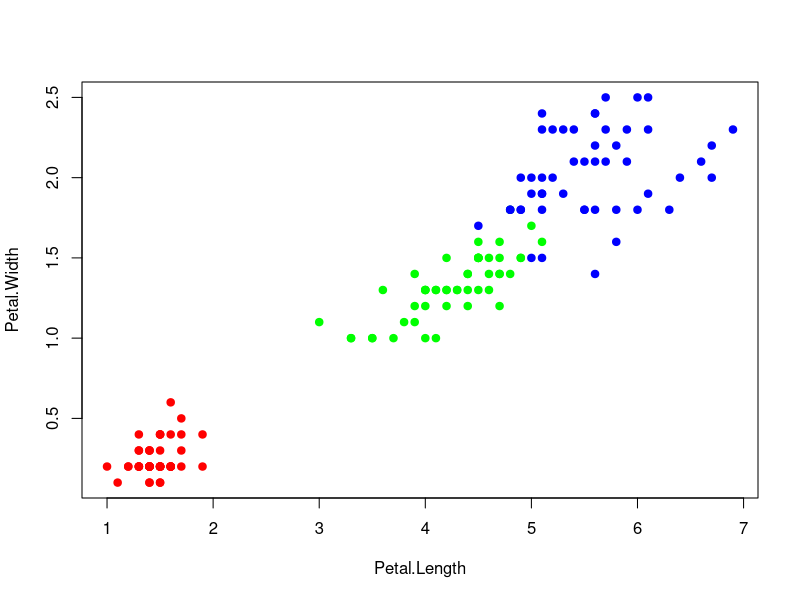
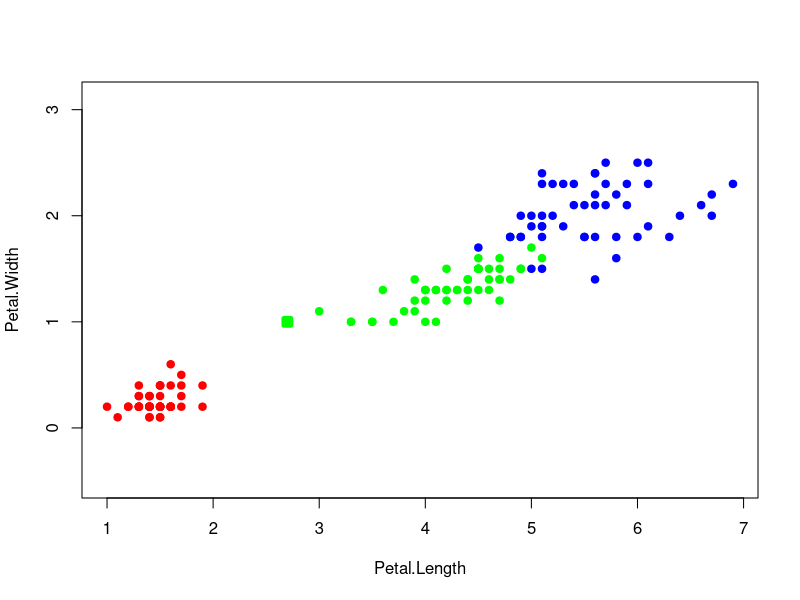

Generate these figures, in order, with R: (Note: this script raises an error after producing the figures.)
v <- iris[, 3:4]

p <- c(3, 1)


avg <- function(x)
  
{
  sum(x) / length(x)
  
}


colors <-
  c("setosa" = "red",
    "versicolor" = "green",
    "virginica" = "blue")
ax <- avg(iris[iris$Species == "setosa", 3])

ay <- avg(iris[iris$Species == "setosa", 4])

bx <- avg(iris[iris$Species == "versicolor", 3])

by <- avg(iris[iris$Species == "versicolor", 4])

cx <- avg(iris[iris$Species == "virginica", 3])

cy <- avg(iris[iris$Species == "virginica", 4])


plot(iris[, 3:4],
     pch = 21,
     bg = colors[iris$Species],
     col = colors[iris$Species])


dist <- function(u, v)
  
{
  sqrt(sum((u - v) ^ 2))
  
}

a <- dist(c(ax, ay), p)

b <- dist(c(bx, by), p)

c <- dist(c(cx, cy), p)

min(c(a, b, c))

euclideanDistance <- function(u, v) {
  sqrt(sum((u - v) ^ 2))
}

sortObjectsByDist <- function(xl, z, metricFunction = euclideanDistance)
{
  l <- dim(xl)[1] 
  n <- dim(xl)[2] - 1
  
  distances <- matrix(NA, l, 2) 
  for (i in 1:l) {
    distances[i,] <- c(i, metricFunction(xl[i, 1:n], z))
  }
  
  orderedXl <- xl[order(distances[, 2]),] 
  return (orderedXl)
  
}

kNN <- function(xl, z, k) {
  orderedXl <- sortObjectsByDist(xl, z, euclideanDistance) 
  n <- dim(orderedXl)[2] - 1 
  classes <-orderedXl[1:k, n + 1] 
  counts <- table(classes)
  class <- names(which.max(counts)) 
  return (class)
}

plot(
  iris[, 3:4],
  pch = 21,
  bg = colors[iris$Species],
  col = colors[iris$Species],
  asp = 1
)

  z <-c(2.7, 1) 
xl <-iris[, 3:5] 
class <-kNN(xl, z, k = 6) 
points(z[1], z[2], pch = 22, bg = colors[class], col = colors[class], asp = 1, lwd = 5)

LOO <- function(classificator){ 
    vec <- c(seq(1, 150)) 
    for (k in 3:7) { 
      cnt <- 0 
      
      for (i in 1:150) { 
        x_el <- c(iris[i, 3], iris[i, 4]) 
        x_sample <- iris[-i, 3:5] 
        class <- classificator(x_sample, x_el, k) 
        if (iris[i, 5] != class) { 
          cnt <- cnt + 1 
        } 
      } 
      vec[k] <- cnt / 150 
      print(vec[k]) 
    } 
    
  }
  
  print(arr)
  plot(c(seq(1,5)),arr,type="l",ylab="Error Rate",
       xlab="K",main="Error Rate for Iris", ylim = c(0.4, 0.6))
  tochka = which(arr == min(arr))
  arr2 <- (seq(1,50))
  plot(arr2, arr, type = "l", xlab = "k", ylab="LOO value", main = "LOO kNN")
  points(arr2[tochka], arr[tochka], pch = 19, col = "red")
  
  
  
  
  
  